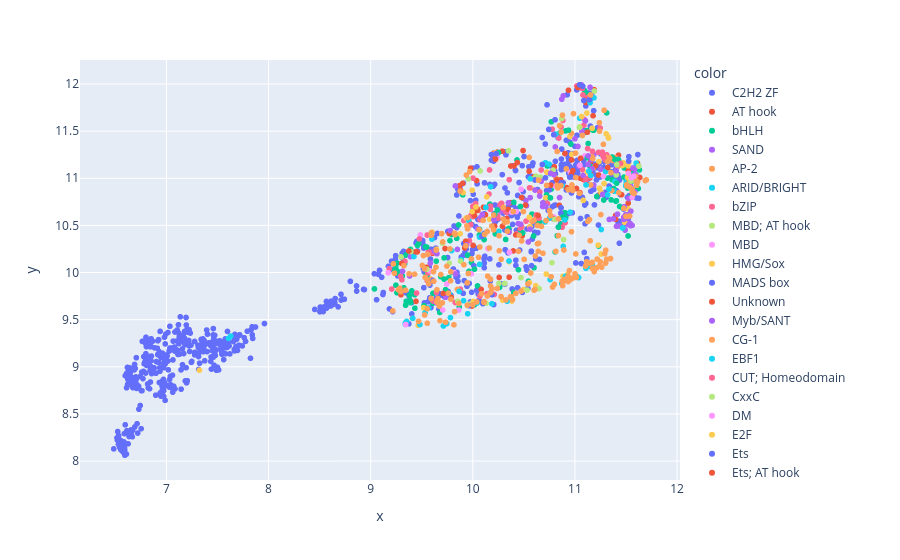
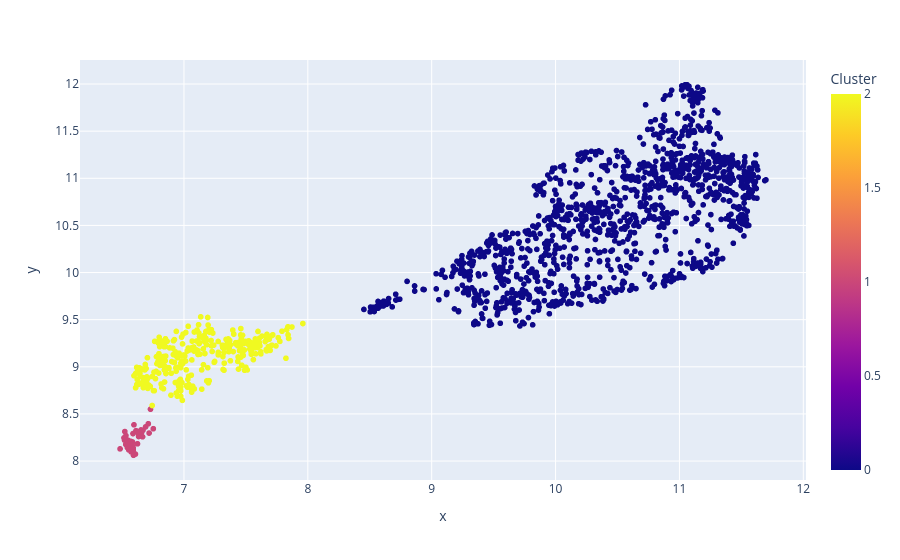

The notebook cell saved with these charts, in order:
### Markdown cell above
UMAP components - HDBSCAN clustering with resulting HyperParameters

### Code cell
import plotly.express as px
#hdbscan for two umap components 
#cluster the data using hdbscan
labels = hdbscan.HDBSCAN(
    min_samples=15,
    min_cluster_size=40,
    #metric='euclidean',
    #cluster_selection_epsilon=0.4,
    #cluster_selection_method='eom'
).fit_predict(umap_embeddings)
#visualize the results
clustered = (labels >= 0)
''''
plt.scatter(umap_embeddings[~clustered, 0],
            umap_embeddings[~clustered, 1],
            color=(0.5, 0.5, 0.5),
            s=1,
            alpha=0.5)


plt.scatter(umap_embeddings[clustered, 0],
            umap_embeddings[clustered, 1],
            #c=labels[clustered],
            c= family_label[clustered],
            s=1,
            #cmap='Spectral'
           );
plt.colorbar(scatter, label='label')
'''
fig = px.scatter(x=umap_embeddings[clustered, 0], y=umap_embeddings[clustered, 1], 
                    color=family_label[clustered],
                   size_max=2)
fig.update_layout(coloraxis_colorbar=dict(title='Family'))
fig.show()

fig = px.scatter(x=umap_embeddings[clustered, 0], y=umap_embeddings[clustered, 1], 
                    color=labels[clustered],
                   size_max=2)
fig.update_layout(coloraxis_colorbar=dict(title='Cluster'))
fig.show()

print(np.unique(labels))
num_noise_points = np.sum(labels == -1)

print(f"Number of Noise Points: {num_noise_points}")

### Figure 1 — Plotly figure (JSON) as saved in the notebook; plotly's stock layout.template omitted (floating-point values rounded to 4 significant figures; data arrays with more than 128 entries replaced by an {"elided": "..."} marker saying what was removed)
{"data": [{"hovertemplate": "color=C2H2 ZF<br>x=%{x}<br>y=%{y}<extra></extra>", "legendgroup": "C2H2 ZF", "marker": {"color": "#636efa", "symbol": "circle"}, "mode": "markers", "name": "C2H2 ZF", "showlegend": true, "type": "scattergl", "x": {"elided": "686 float values"}, "xaxis": "x", "y": {"elided": "686 float values"}, "yaxis": "y"}, {"hovertemplate": "color=AT hook<br>x=%{x}<br>y=%{y}<extra></extra>", "legendgroup": "AT hook", "marker": {"color": "#EF553B", "symbol": "circle"}, "mode": "markers", "name": "AT hook", "showlegend": true, "type": "scattergl", "x": [9.881, 9.869, 10.21, 10.04, 10.04, 10.29, 11.25, 9.606, 9.444, 11.11, 10.62, 9.901, 10.46, 10.4, 9.978, 10.21], "xaxis": "x", "y": [10.87, 10.92, 11.27, 10.68, 10.98, 11.29, 10.84, 10.2, 9.694, 11.8, 11.0, 10.95, 10.46, 11.13, 11.11, 10.49], "yaxis": "y"}, {"hovertemplate": "color=bHLH<br>x=%{x}<br>y=%{y}<extra></extra>", "legendgroup": "bHLH", "marker": {"color": "#00cc96", "symbol": "circle"}, "mode": "markers", "name": "bHLH", "showlegend": true, "type": "scattergl", "x": [11.63, 10.59, 9.387, 10.32, 9.037, 9.293, 9.342, 9.247, 10.4, 9.433, 10.58, 9.554, 11.31, 11.4, 9.609, 9.793, 9.765, 10.6, 9.285, 9.719, 10.96, 9.259, 9.987, 9.266, 9.237, 10.11, 10.9, 11.49, 11.36, 10.64, 9.345, 9.458, 11.18, 10.91, 10.17, 10.77, 9.962, 9.608, 10.07, 10.65, 9.733, 10.87, 10.22, 9.944, 10.45, 9.867, 9.347, 9.522, 11.17, 9.546, 10.55, 10.83, 9.677, 9.471, 11.56, 9.902, 10.43, 9.403, 10.72, 9.718, 10.85, 10.0, 11.07, 10.77, 10.02, 10.47, 11.09, 11.11, 10.91, 11.48, 11.48, 11.46, 11.38, 11.52, 9.243, 10.05, 9.949, 9.39, 9.26, 10.07, 9.842, 9.251, 10.73, 10.35, 9.31, 9.642, 9.793, 9.43, 11.12, 11.1, 11.11, 10.81, 11.23, 9.391, 9.776, 11.21, 10.24, 9.257, 11.28, 10.59, 11.46, 11.32, 9.379, 9.332, 9.325, 9.537, 10.26], "xaxis": "x", "y": [11.09, 10.39, 9.704, 10.35, 9.826, 10.01, 9.653, 9.866, 9.789, 9.622, 10.62, 9.957, 11.69, 10.76, 9.779, 10.4, 9.945, 10.05, 9.806, 10.16, 11.36, 10.1, 10.11, 9.994, 10.02, 10.35, 10.64, 11.01, 10.98, 10.52, 10.19, 10.29, 11.51, 10.58, 10.73, 11.6, 10.01, 9.675, 10.4, 10.54, 9.818, 10.51, 10.41, 10.33, 10.03, 9.634, 9.695, 9.648, 11.51, 9.977, 9.908, 10.39, 9.576, 10.31, 11.06, 10.82, 11.19, 9.805, 10.83, 9.93, 11.48, 10.67, 11.46, 10.89, 9.657, 10.44, 11.93, 11.9, 11.5, 11.11, 11.01, 10.69, 10.89, 10.39, 10.06, 9.858, 10.18, 10.24, 10.01, 10.46, 10.36, 10.02, 11.13, 10.47, 9.964, 10.12, 10.0, 9.764, 11.51, 11.49, 11.49, 10.22, 10.28, 9.681, 10.34, 10.81, 10.67, 9.786, 10.77, 10.53, 11.14, 11.0, 9.758, 10.09, 9.838, 10.27, 9.843], "yaxis": "y"}, {"hovertemplate": "color=SAND<br>x=%{x}<br>y=%{y}<extra></extra>", "legendgroup": "SAND", "marker": {"color": "#ab63fa", "symbol": "circle"}, "mode": "markers", "name": "SAND", "showlegend": true, "type": "scattergl", "x": [9.389, 10.89, 11.06, 9.734, 10.56, 10.52, 10.59, 10.85, 10.87], "xaxis": "x", "y": [10.17, 11.87, 11.99, 9.738, 10.79, 10.76, 10.54, 10.8, 11.84], "yaxis": "y"}, {"hovertemplate": "color=AP-2<br>x=%{x}<br>y=%{y}<extra></extra>", "legendgroup": "AP-2", "marker": {"color": "#FFA15A", "symbol": "circle"}, "mode": "markers", "name": "AP-2", "showlegend": true, "type": "scattergl", "x": [10.6, 10.56, 10.48, 10.58, 9.586], "xaxis": "x", "y": [10.56, 10.48, 10.49, 10.54, 9.93], "yaxis": "y"}, {"hovertemplate": "color=ARID/BRIGHT<br>x=%{x}<br>y=%{y}<extra></extra>", "legendgroup": "ARID/BRIGHT", "marker": {"color": "#19d3f3", "symbol": "circle"}, "mode": "markers", "name": "ARID/BRIGHT", "showlegend": true, "type": "scattergl", "x": [9.772, 10.71, 9.423, 9.887, 10.76, 10.75], "xaxis": "x", "y": [9.772, 11.17, 10.17, 10.13, 11.05, 11.15], "yaxis": "y"}, {"hovertemplate": "color=bZIP<br>x=%{x}<br>y=%{y}<extra></extra>", "legendgroup": "bZIP", "marker": {"color": "#FF6692", "symbol": "circle"}, "mode": "markers", "name": "bZIP", "showlegend": true, "type": "scattergl", "x": [11.07, 10.88, 10.17, 10.32, 9.336, 11.25, 10.16, 10.86, 10.73, 10.52, 10.65, 10.0, 9.643, 9.878, 9.449, 9.561, 11.08, 10.28, 10.36, 10.01, 9.983, 10.25, 11.07, 9.911, 11.31, 11.02, 9.305, 9.602, 10.62, 10.07, 9.571, 10.66, 10.47, 10.01, 11.09, 10.14, 9.554, 10.21, 10.07, 10.43, 9.565, 10.0, 10.03, 10.33, 11.13, 10.47, 9.967, 11.07, 9.293, 10.24, 9.554, 10.17, 9.61, 10.78], "xaxis": "x", "y": [11.95, 11.61, 10.67, 10.65, 10.12, 11.53, 10.83, 11.54, 10.73, 10.55, 10.58, 10.59, 9.789, 9.824, 9.782, 9.995, 11.49, 10.73, 10.99, 10.66, 10.61, 10.58, 11.95, 10.55, 11.25, 11.98, 9.923, 10.21, 10.61, 10.56, 10.21, 10.85, 10.47, 10.61, 11.56, 9.776, 9.914, 9.768, 9.749, 10.41, 10.22, 10.7, 10.73, 10.64, 11.0, 10.5, 10.34, 11.09, 9.961, 10.6, 10.4, 10.7, 9.698, 11.52], "yaxis": "y"}, {"hovertemplate": "color=MBD; AT hook<br>x=%{x}<br>y=%{y}<extra></extra>", "legendgroup": "MBD; AT hook", "marker": {"color": "#B6E880", "symbol": "circle"}, "mode": "markers", "name": "MBD; AT hook", "showlegend": true, "type": "scattergl", "x": [10.07, 9.703], "xaxis": "x", "y": [11.08, 10.31], "yaxis": "y"}, {"hovertemplate": "color=MBD<br>x=%{x}<br>y=%{y}<extra></extra>", "legendgroup": "MBD", "marker": {"color": "#FF97FF", "symbol": "circle"}, "mode": "markers", "name": "MBD", "showlegend": true, "type": "scattergl", "x": [10.24, 9.862, 10.43, 10.95, 9.58, 10.79, 10.81, 11.1], "xaxis": "x", "y": [11.23, 9.602, 10.65, 11.06, 10.02, 10.59, 10.91, 11.24], "yaxis": "y"}, {"hovertemplate": "color=HMG/Sox<br>x=%{x}<br>y=%{y}<extra></extra>", "legendgroup": "HMG/Sox", "marker": {"color": "#FECB52", "symbol": "circle"}, "mode": "markers", "name": "HMG/Sox", "showlegend": true, "type": "scattergl", "x": [10.57, 9.905, 11.41, 10.16, 9.644, 11.52, 10.38, 10.88, 10.0, 9.465, 10.95, 11.23, 10.93, 10.55, 9.519, 11.26, 10.29, 10.39, 10.72, 10.5, 11.05, 11.17, 10.72, 10.62, 11.29, 11.49, 10.35, 10.56, 10.72, 9.875], "xaxis": "x", "y": [10.9, 10.85, 11.03, 10.56, 10.25, 10.67, 9.698, 9.96, 9.694, 9.44, 11.44, 10.29, 9.979, 9.894, 9.628, 10.2, 9.707, 9.719, 11.06, 9.82, 11.54, 11.53, 9.984, 9.861, 10.94, 10.53, 10.12, 10.49, 10.79, 10.41], "yaxis": "y"}, {"hovertemplate": "color=MADS box<br>x=%{x}<br>y=%{y}<extra></extra>", "legendgroup": "MADS box", "marker": {"color": "#636efa", "symbol": "circle"}, "mode": "markers", "name": "MADS box", "showlegend": true, "type": "scattergl", "x": [10.87, 11.41, 9.609, 11.43, 10.84, 10.81], "xaxis": "x", "y": [11.31, 11.15, 9.917, 11.01, 11.43, 11.62], "yaxis": "y"}, {"hovertemplate": "color=Unknown<br>x=%{x}<br>y=%{y}<extra></extra>", "legendgroup": "Unknown", "marker": {"color": "#EF553B", "symbol": "circle"}, "mode": "markers", "name": "Unknown", "showlegend": true, "type": "scattergl", "x": [10.24, 10.1, 9.728, 11.15, 9.297, 10.29, 9.548, 9.769, 10.37, 11.08, 11.46, 10.4, 10.42, 11.06, 11.12, 10.05, 9.968, 10.19, 10.98, 10.64, 10.26, 10.48, 11.61, 11.43, 10.02, 10.44, 11.02, 11.4, 9.711, 9.455, 11.05, 10.02, 9.992, 10.36, 11.11, 10.12, 10.0, 9.921, 11.05, 9.441, 10.8, 9.789, 11.4, 9.304, 9.93, 10.22, 10.9, 11.11, 10.37, 10.49, 11.52, 10.92, 10.55, 10.79, 10.6, 11.15, 11.18, 10.48, 10.97, 10.85, 10.86, 11.19, 11.23, 11.03, 11.52, 10.08, 10.35, 10.33], "xaxis": "x", "y": [11.28, 10.69, 10.25, 11.0, 9.764, 10.69, 10.05, 10.41, 10.74, 10.99, 10.83, 10.23, 10.4, 11.21, 11.49, 10.66, 10.53, 11.25, 11.08, 10.61, 9.948, 10.8, 11.16, 11.25, 10.6, 11.17, 10.89, 10.56, 9.779, 10.22, 11.0, 10.65, 9.645, 9.951, 10.94, 10.61, 10.29, 10.26, 10.85, 10.22, 11.12, 9.736, 10.61, 10.1, 10.33, 11.2, 11.26, 11.84, 11.13, 11.29, 10.74, 10.9, 11.07, 10.57, 11.02, 11.17, 11.66, 10.39, 11.04, 10.71, 10.98, 11.94, 11.03, 11.96, 11.08, 9.821, 10.67, 10.57], "yaxis": "y"}, {"hovertemplate": "color=Myb/SANT<br>x=%{x}<br>y=%{y}<extra></extra>", "legendgroup": "Myb/SANT", "marker": {"color": "#ab63fa", "symbol": "circle"}, "mode": "markers", "name": "Myb/SANT", "showlegend": true, "type": "scattergl", "x": [10.25, 11.07, 10.09, 11.0, 11.03, 10.81, 9.312, 11.04, 9.829, 11.19, 10.65, 10.21, 10.61, 10.69], "xaxis": "x", "y": [10.68, 11.5, 10.62, 11.42, 11.34, 11.33, 10.01, 11.13, 10.92, 11.25, 10.81, 10.56, 10.88, 10.7], "yaxis": "y"}, {"hovertemplate": "color=CG-1<br>x=%{x}<br>y=%{y}<extra></extra>", "legendgroup": "CG-1", "marker": {"color": "#FFA15A", "symbol": "circle"}, "mode": "markers", "name": "CG-1", "showlegend": true, "type": "scattergl", "x": [10.55, 9.876], "xaxis": "x", "y": [11.22, 10.86], "yaxis": "y"}, {"hovertemplate": "color=EBF1<br>x=%{x}<br>y=%{y}<extra></extra>", "legendgroup": "EBF1", "marker": {"color": "#19d3f3", "symbol": "circle"}, "mode": "markers", "name": "EBF1", "showlegend": true, "type": "scattergl", "x": [11.6, 11.6, 11.6, 10.71], "xaxis": "x", "y": [11.14, 11.16, 11.15, 10.54], "yaxis": "y"}, {"hovertemplate": "color=CUT; Homeodomain<br>x=%{x}<br>y=%{y}<extra></extra>", "legendgroup": "CUT; Homeodomain", "marker": {"color": "#FF6692", "symbol": "circle"}, "mode": "markers", "name": "CUT; Homeodomain", "showlegend": true, "type": "scattergl", "x": [10.16, 10.0, 10.9, 10.87, 9.828, 11.09, 10.84], "xaxis": "x", "y": [11.09, 11.0, 10.53, 10.48, 9.682, 11.62, 11.43], "yaxis": "y"}, {"hovertemplate": "color=CxxC<br>x=%{x}<br>y=%{y}<extra></extra>", "legendgroup": "CxxC", "marker": {"color": "#B6E880", "symbol": "circle"}, "mode": "markers", "name": "CxxC", "showlegend": true, "type": "scattergl", "x": [9.88, 10.47, 10.66, 9.297, 10.35, 9.956, 10.66, 10.62], "xaxis": "x", "y": [10.12, 9.946, 11.01, 10.17, 11.29, 10.99, 11.01, 11.02], "yaxis": "y"}, {"hovertemplate": "color=DM<br>x=%{x}<br>y=%{y}<extra></extra>", "legendgroup": "DM", "marker": {"color": "#FF97FF", "symbol": "circle"}, "mode": "markers", "name": "DM", "showlegend": true, "type": "scattergl", "x": [11.15, 10.15, 10.47, 9.986, 9.819, 9.487, 9.706], "xaxis": "x", "y": [10.1, 10.25, 10.88, 9.987, 10.0, 10.4, 9.603], "yaxis": "y"}, {"hovertemplate": "color=E2F<br>x=%{x}<br>y=%{y}<extra></extra>", "legendgroup": "E2F", "marker": {"color": "#FECB52", "symbol": "circle"}, "mode": "markers", "name": "E2F", "showlegend": true, "type": "scattergl", "x": [9.935, 10.03, 9.994, 10.14, 11.23, 10.55, 10.57, 10.97, 11.33, 11.33, 11.31], "xaxis": "x", "y": [10.58, 10.7, 10.65, 10.8, 11.18, 10.59, 10.99, 11.25, 11.44, 11.43, 11.47], "yaxis": "y"}, {"hovertemplate": "color=Ets<br>x=%{x}<br>y=%{y}<extra></extra>", "legendgroup": "Ets", "marker": {"color": "#636efa", "symbol": "circle"}, "mode": "markers", "name": "Ets", "showlegend": true, "type": "scattergl", "x": [11.22, 11.08, 11.04, 10.74, 11.17, 9.864, 10.61, 10.87, 10.01, 11.63, 11.16, 11.28, 11.43, 9.625, 10.86, 9.817, 11.06, 11.12, 11.1, 10.75, 10.2, 11.6, 11.27, 10.96, 11.01, 10.53, 11.49], "xaxis": "x", "y": [11.11, 11.98, 11.99, 11.52, 11.08, 10.6, 10.98, 11.11, 10.07, 10.79, 11.06, 11.12, 10.31, 10.37, 10.63, 10.49, 10.1, 10.15, 10.72, 10.88, 9.66, 10.79, 11.27, 11.01, 10.1, 10.03, 10.45], "yaxis": "y"}, {"hovertemplate": "color=Ets; AT hook<br>x=%{x}<br>y=%{y}<extra></extra>", "legendgroup": "Ets; AT hook", "marker": {"color": "#EF553B", "symbol": "circle"}, "mode": "markers", "name": "Ets; AT hook", "showlegend": true, "type": "scattergl", "x": [11.15], "xaxis": "x", "y": [11.04], "yaxis": "y"}, {"hovertemplate": "color=T-box<br>x=%{x}<br>y=%{y}<extra></extra>", "legendgroup": "T-box", "marker": {"color": "#00cc96", "symbol": "circle"}, "mode": "markers", "name": "T-box", "showlegend": true, "type": "scattergl", "x": [11.02, 11.44, 10.84, 10.76, 11.52, 11.35, 11.55, 9.686, 11.62, 11.01, 11.58, 10.88, 11.41, 11.54, 10.02, 10.25, 11.58], "xaxis": "x", "y": [9.954, 10.7, 10.48, 10.79, 10.9, 10.77, 10.96, 9.956, 10.89, 9.953, 10.87, 10.59, 10.76, 10.8, 10.04, 11.27, 10.86], "yaxis": "y"}, {"hovertemplate": "color=Nuclear receptor<br>x=%{x}<br>y=%{y}<extra></extra>", "legendgroup": "Nuclear receptor", "marker": {"color": "#ab63fa", "symbol": "circle"}, "mode": "markers", "name": "Nuclear receptor", "showlegend": true, "type": "scattergl", "x": [9.649, 11.49, 11.53, 11.54, 11.58, 11.48, 11.53, 11.51, 11.55, 10.36, 11.49, 11.59, 11.57, 11.18, 10.45, 9.625, 11.59, 10.53, 11.56, 11.55, 11.42, 11.53, 10.05, 11.5, 11.48, 11.41, 11.59, 11.57, 11.5, 9.585, 11.51, 11.51, 10.54, 11.54, 10.47, 11.38, 11.34, 10.68, 10.69, 11.3, 10.27, 11.44, 11.48, 10.56, 11.18], "xaxis": "x", "y": [10.2, 10.46, 10.51, 10.52, 11.1, 10.56, 10.79, 11.01, 10.91, 10.43, 10.58, 11.04, 11.11, 10.93, 10.52, 10.23, 10.86, 10.71, 10.5, 10.65, 10.62, 10.79, 10.46, 10.61, 10.7, 10.49, 10.98, 11.0, 10.6, 10.1, 10.58, 10.61, 10.32, 10.5, 10.51, 10.57, 10.56, 10.7, 10.74, 11.08, 10.65, 10.49, 10.59, 10.46, 10.93], "yaxis": "y"}, {"hovertemplate": "color=BED ZF<br>x=%{x}<br>y=%{y}<extra></extra>", "legendgroup": "BED ZF", "marker": {"color": "#FFA15A", "symbol": "circle"}, "mode": "markers", "name": "BED ZF", "showlegend": true, "type": "scattergl", "x": [11.39, 11.17, 10.81, 11.18, 9.222, 9.233, 11.15, 11.37, 11.3, 9.409], "xaxis": "x", "y": [11.22, 11.23, 11.0, 11.11, 10.09, 9.994, 10.93, 11.19, 11.22, 9.514], "yaxis": "y"}, {"hovertemplate": "color=Forkhead<br>x=%{x}<br>y=%{y}<extra></extra>", "legendgroup": "Forkhead", "marker": {"color": "#19d3f3", "symbol": "circle"}, "mode": "markers", "name": "Forkhead", "showlegend": true, "type": "scattergl", "x": [11.17, 11.13, 11.04, 11.26, 10.87, 10.95, 9.712, 9.745, 9.95, 10.19, 10.91, 10.89, 9.599, 11.47, 9.793, 11.39, 9.91, 10.34, 10.17, 10.07, 10.95, 10.9, 10.75, 11.5, 11.39, 10.13, 9.781, 11.15, 11.19, 9.961, 11.05, 10.26, 11.15, 10.07, 9.341, 10.35, 9.412, 9.482, 9.349, 9.352, 9.341, 9.568, 11.11, 10.04, 10.76, 11.43, 10.56, 10.81, 9.532], "xaxis": "x", "y": [10.09, 10.07, 9.947, 10.46, 9.884, 9.925, 9.433, 9.458, 9.563, 9.669, 9.96, 10.28, 10.35, 10.47, 10.23, 10.86, 9.702, 9.695, 10.91, 10.38, 10.64, 10.56, 10.58, 10.96, 10.97, 10.69, 9.522, 11.8, 11.85, 10.55, 11.64, 10.44, 11.1, 10.09, 9.448, 10.12, 9.514, 9.448, 9.475, 9.481, 9.467, 9.624, 10.05, 9.677, 9.925, 11.2, 10.99, 11.47, 9.573], "yaxis": "y"}, {"hovertemplate": "color=FLYWCH<br>x=%{x}<br>y=%{y}<extra></extra>", "legendgroup": "FLYWCH", "marker": {"color": "#FF6692", "symbol": "circle"}, "mode": "markers", "name": "FLYWCH", "showlegend": true, "type": "scattergl", "x": [9.182], "xaxis": "x", "y": [10.04], "yaxis": "y"}, {"hovertemplate": "color=GATA<br>x=%{x}<br>y=%{y}<extra></extra>", "legendgroup": "GATA", "marker": {"color": "#B6E880", "symbol": "circle"}, "mode": "markers", "name": "GATA", "showlegend": true, "type": "scattergl", "x": [10.31, 10.77, 10.89, 10.65, 10.26, 10.53, 10.87, 11.04, 10.79, 9.393], "xaxis": "x", "y": [9.883, 10.1, 10.35, 9.83, 9.884, 9.814, 11.63, 11.54, 11.09, 10.22], "yaxis": "y"}, {"hovertemplate": "color=GCM<br>x=%{x}<br>y=%{y}<extra></extra>", "legendgroup": "GCM", "marker": {"color": "#FF97FF", "symbol": "circle"}, "mode": "markers", "name": "GCM", "showlegend": true, "type": "scattergl", "x": [11.28, 11.56], "xaxis": "x", "y": [11.02, 10.8], "yaxis": "y"}, {"hovertemplate": "color=Grainyhead<br>x=%{x}<br>y=%{y}<extra></extra>", "legendgroup": "Grainyhead", "marker": {"color": "#FECB52", "symbol": "circle"}, "mode": "markers", "name": "Grainyhead", "showlegend": true, "type": "scattergl", "x": [11.45, 11.47, 11.26, 11.52, 11.53, 11.47], "xaxis": "x", "y": [11.15, 11.14, 10.85, 11.13, 11.17, 11.16], "yaxis": "y"}, {"hovertemplate": "color=GTF2I-like<br>x=%{x}<br>y=%{y}<extra></extra>", "legendgroup": "GTF2I-like", "marker": {"color": "#636efa", "symbol": "circle"}, "mode": "markers", "name": "GTF2I-like", "showlegend": true, "type": "scattergl", "x": [11.04, 11.41, 11.41, 11.41], "xaxis": "x", "y": [10.8, 11.16, 11.16, 11.19], "yaxis": "y"}, {"hovertemplate": "color=HSF<br>x=%{x}<br>y=%{y}<extra></extra>", "legendgroup": "HSF", "marker": {"color": "#EF553B", "symbol": "circle"}, "mode": "markers", "name": "HSF", "showlegend": true, "type": "scattergl", "x": [10.36, 11.2, 9.374, 10.97, 10.52, 11.63], "xaxis": "x", "y": [10.74, 11.13, 10.23, 11.19, 10.72, 11.01], "yaxis": "y"}, {"hovertemplate": "color=IRF<br>x=%{x}<br>y=%{y}<extra></extra>", "legendgroup": "IRF", "marker": {"color": "#00cc96", "symbol": "circle"}, "mode": "markers", "name": "IRF", "showlegend": true, "type": "scattergl", "x": [11.12, 11.13, 9.861, 10.95, 10.24, 11.14, 9.549, 10.47, 10.21], "xaxis": "x", "y": [11.22, 11.37, 10.51, 10.88, 10.66, 11.13, 10.27, 10.7, 10.62], "yaxis": "y"}, {"hovertemplate": "color=CENPB<br>x=%{x}<br>y=%{y}<extra></extra>", "legendgroup": "CENPB", "marker": {"color": "#ab63fa", "symbol": "circle"}, "mode": "markers", "name": "CENPB", "showlegend": true, "type": "scattergl", "x": [11.13, 10.08, 11.08, 11.13, 9.78, 11.25, 9.381, 11.16, 11.17, 9.642], "xaxis": "x", "y": [11.24, 10.59, 11.03, 11.15, 10.45, 11.09, 9.964, 11.2, 11.1, 9.678], "yaxis": "y"}, {"hovertemplate": "color=CxxC; AT hook<br>x=%{x}<br>y=%{y}<extra></extra>", "legendgroup": "CxxC; AT hook", "marker": {"color": "#FFA15A", "symbol": "circle"}, "mode": "markers", "name": "CxxC; AT hook", "showlegend": true, "type": "scattergl", "x": [10.22, 9.937], "xaxis": "x", "y": [11.27, 11.03], "yaxis": "y"}, {"hovertemplate": "color=Pipsqueak<br>x=%{x}<br>y=%{y}<extra></extra>", "legendgroup": "Pipsqueak", "marker": {"color": "#19d3f3", "symbol": "circle"}, "mode": "markers", "name": "Pipsqueak", "showlegend": true, "type": "scattergl", "x": [11.3, 10.88], "xaxis": "x", "y": [11.07, 10.92], "yaxis": "y"}, {"hovertemplate": "color=TCR/CxC<br>x=%{x}<br>y=%{y}<extra></extra>", "legendgroup": "TCR/CxC", "marker": {"color": "#FF6692", "symbol": "circle"}, "mode": "markers", "name": "TCR/CxC", "showlegend": true, "type": "scattergl", "x": [11.08], "xaxis": "x", "y": [11.88], "yaxis": "y"}, {"hovertemplate": "color=CSD<br>x=%{x}<br>y=%{y}<extra></extra>", "legendgroup": "CSD", "marker": {"color": "#B6E880", "symbol": "circle"}, "mode": "markers", "name": "CSD", "showlegend": true, "type": "scattergl", "x": [9.769, 9.55, 10.13, 9.853, 9.965], "xaxis": "x", "y": [10.1, 10.04, 9.675, 9.695, 9.664], "yaxis": "y"}, {"hovertemplate": "color=MBD; CxxC ZF<br>x=%{x}<br>y=%{y}<extra></extra>", "legendgroup": "MBD; CxxC ZF", "marker": {"color": "#FF97FF", "symbol": "circle"}, "mode": "markers", "name": "MBD; CxxC ZF", "showlegend": true, "type": "scattergl", "x": [9.172], "xaxis": "x", "y": [9.998], "yaxis": "y"}, {"hovertemplate": "color=CCCH ZF<br>x=%{x}<br>y=%{y}<extra></extra>", "legendgroup": "CCCH ZF", "marker": {"color": "#FECB52", "symbol": "circle"}, "mode": "markers", "name": "CCCH ZF", "showlegend": true, "type": "scattergl", "x": [11.12, 7.323, 9.529], "xaxis": "x", "y": [11.69, 8.964, 10.04], "yaxis": "y"}, {"hovertemplate": "color=Ndt80/PhoG<br>x=%{x}<br>y=%{y}<extra></extra>", "legendgroup": "Ndt80/PhoG", "marker": {"color": "#636efa", "symbol": "circle"}, "mode": "markers", "name": "Ndt80/PhoG", "showlegend": true, "type": "scattergl", "x": [11.53, 10.68], "xaxis": "x", "y": [11.18, 11.15], "yaxis": "y"}, {"hovertemplate": "color=MADF<br>x=%{x}<br>y=%{y}<extra></extra>", "legendgroup": "MADF", "marker": {"color": "#EF553B", "symbol": "circle"}, "mode": "markers", "name": "MADF", "showlegend": true, "type": "scattergl", "x": [10.29, 10.76, 10.94], "xaxis": "x", "y": [10.49, 10.93, 11.93], "yaxis": "y"}, {"hovertemplate": "color=mTERF<br>x=%{x}<br>y=%{y}<extra></extra>", "legendgroup": "mTERF", "marker": {"color": "#00cc96", "symbol": "circle"}, "mode": "markers", "name": "mTERF", "showlegend": true, "type": "scattergl", "x": [11.36, 11.39, 11.43, 10.49], "xaxis": "x", "y": [11.23, 11.2, 11.19, 10.42], "yaxis": "y"}, {"hovertemplate": "color=Rel<br>x=%{x}<br>y=%{y}<extra></extra>", "legendgroup": "Rel", "marker": {"color": "#ab63fa", "symbol": "circle"}, "mode": "markers", "name": "Rel", "showlegend": true, "type": "scattergl", "x": [10.67, 10.79, 10.76, 9.832, 11.1, 11.27, 9.849, 11.6, 9.939, 10.71], "xaxis": "x", "y": [10.97, 11.04, 11.05, 9.985, 11.61, 10.83, 10.25, 11.04, 10.29, 10.7], "yaxis": "y"}, {"hovertemplate": "color=SMAD<br>x=%{x}<br>y=%{y}<extra></extra>", "legendgroup": "SMAD", "marker": {"color": "#FFA15A", "symbol": "circle"}, "mode": "markers", "name": "SMAD", "showlegend": true, "type": "scattergl", "x": [10.83, 11.36, 10.72, 10.83, 11.56, 11.42, 11.35, 11.59, 11.53], "xaxis": "x", "y": [10.93, 10.87, 10.92, 10.9, 11.01, 11.12, 11.06, 11.02, 10.98], "yaxis": "y"}, {"hovertemplate": "color=NFX<br>x=%{x}<br>y=%{y}<extra></extra>", "legendgroup": "NFX", "marker": {"color": "#19d3f3", "symbol": "circle"}, "mode": "markers", "name": "NFX", "showlegend": true, "type": "scattergl", "x": [7.63, 7.608], "xaxis": "x", "y": [9.326, 9.302], "yaxis": "y"}, {"hovertemplate": "color=THAP finger<br>x=%{x}<br>y=%{y}<extra></extra>", "legendgroup": "THAP finger", "marker": {"color": "#FF6692", "symbol": "circle"}, "mode": "markers", "name": "THAP finger", "showlegend": true, "type": "scattergl", "x": [11.33, 10.27, 11.13, 10.3, 11.1, 9.979, 10.67, 11.12, 11.15, 9.206, 9.477, 11.45], "xaxis": "x", "y": [11.2, 10.72, 11.86, 10.68, 10.98, 10.51, 11.09, 11.32, 11.02, 9.825, 10.36, 11.16], "yaxis": "y"}, {"hovertemplate": "color=p53<br>x=%{x}<br>y=%{y}<extra></extra>", "legendgroup": "p53", "marker": {"color": "#B6E880", "symbol": "circle"}, "mode": "markers", "name": "p53", "showlegend": true, "type": "scattergl", "x": [11.63, 11.4, 10.8], "xaxis": "x", "y": [11.13, 11.04, 10.56], "yaxis": "y"}, {"hovertemplate": "color=C2H2 ZF; AT hook<br>x=%{x}<br>y=%{y}<extra></extra>", "legendgroup": "C2H2 ZF; AT hook", "marker": {"color": "#FF97FF", "symbol": "circle"}, "mode": "markers", "name": "C2H2 ZF; AT hook", "showlegend": true, "type": "scattergl", "x": [10.36, 11.05, 9.343, 9.745], "xaxis": "x", "y": [10.21, 11.14, 9.448, 9.878], "yaxis": "y"}, {"hovertemplate": "color=Homeodomain; Paired box<br>x=%{x}<br>y=%{y}<extra></extra>", "legendgroup": "Homeodomain; Paired box", "marker": {"color": "#FECB52", "symbol": "circle"}, "mode": "markers", "name": "Homeodomain; Paired box", "showlegend": true, "type": "scattergl", "x": [11.24, 9.601, 11.51, 11.08, 11.12], "xaxis": "x", "y": [10.89, 10.43, 11.01, 10.77, 11.07], "yaxis": "y"}, {"hovertemplate": "color=Homeodomain; POU<br>x=%{x}<br>y=%{y}<extra></extra>", "legendgroup": "Homeodomain; POU", "marker": {"color": "#636efa", "symbol": "circle"}, "mode": "markers", "name": "Homeodomain; POU", "showlegend": true, "type": "scattergl", "x": [11.09, 10.79, 11.29, 9.962, 10.58, 10.86, 10.09, 9.653, 11.14, 10.97, 10.17, 10.1, 10.19, 10.11, 10.59], "xaxis": "x", "y": [11.83, 11.46, 11.17, 9.648, 10.07, 10.69, 10.39, 10.41, 11.84, 10.85, 9.91, 9.67, 9.765, 10.42, 11.16], "yaxis": "y"}, {"hovertemplate": "color=Brinker<br>x=%{x}<br>y=%{y}<extra></extra>", "legendgroup": "Brinker", "marker": {"color": "#EF553B", "symbol": "circle"}, "mode": "markers", "name": "Brinker", "showlegend": true, "type": "scattergl", "x": [10.82], "xaxis": "x", "y": [10.98], "yaxis": "y"}, {"hovertemplate": "color=Prospero<br>x=%{x}<br>y=%{y}<extra></extra>", "legendgroup": "Prospero", "marker": {"color": "#00cc96", "symbol": "circle"}, "mode": "markers", "name": "Prospero", "showlegend": true, "type": "scattergl", "x": [11.41, 10.4], "xaxis": "x", "y": [10.95, 10.74], "yaxis": "y"}, {"hovertemplate": "color=CSL<br>x=%{x}<br>y=%{y}<extra></extra>", "legendgroup": "CSL", "marker": {"color": "#ab63fa", "symbol": "circle"}, "mode": "markers", "name": "CSL", "showlegend": true, "type": "scattergl", "x": [10.35, 11.4], "xaxis": "x", "y": [10.74, 11.08], "yaxis": "y"}, {"hovertemplate": "color=RFX<br>x=%{x}<br>y=%{y}<extra></extra>", "legendgroup": "RFX", "marker": {"color": "#FFA15A", "symbol": "circle"}, "mode": "markers", "name": "RFX", "showlegend": true, "type": "scattergl", "x": [10.99, 11.17, 11.29, 11.58, 9.505, 11.6, 10.97, 11.54], "xaxis": "x", "y": [11.69, 11.21, 11.72, 10.84, 10.08, 10.97, 11.48, 10.6], "yaxis": "y"}, {"hovertemplate": "color=Runt<br>x=%{x}<br>y=%{y}<extra></extra>", "legendgroup": "Runt", "marker": {"color": "#19d3f3", "symbol": "circle"}, "mode": "markers", "name": "Runt", "showlegend": true, "type": "scattergl", "x": [11.32, 11.5, 11.33], "xaxis": "x", "y": [10.82, 10.92, 10.89], "yaxis": "y"}, {"hovertemplate": "color=STAT<br>x=%{x}<br>y=%{y}<extra></extra>", "legendgroup": "STAT", "marker": {"color": "#FF6692", "symbol": "circle"}, "mode": "markers", "name": "STAT", "showlegend": true, "type": "scattergl", "x": [11.23, 11.27, 11.27, 11.17, 11.28, 11.3, 10.56], "xaxis": "x", "y": [11.28, 11.28, 11.24, 11.29, 11.22, 11.19, 10.9], "yaxis": "y"}, {"hovertemplate": "color=TBP<br>x=%{x}<br>y=%{y}<extra></extra>", "legendgroup": "TBP", "marker": {"color": "#B6E880", "symbol": "circle"}, "mode": "markers", "name": "TBP", "showlegend": true, "type": "scattergl", "x": [11.19, 11.41, 11.55], "xaxis": "x", "y": [11.93, 11.15, 10.97], "yaxis": "y"}, {"hovertemplate": "color=TEA<br>x=%{x}<br>y=%{y}<extra></extra>", "legendgroup": "TEA", "marker": {"color": "#FF97FF", "symbol": "circle"}, "mode": "markers", "name": "TEA", "showlegend": true, "type": "scattergl", "x": [11.52, 10.38, 11.58, 11.55], "xaxis": "x", "y": [11.05, 10.64, 11.02, 11.01], "yaxis": "y"}, {"hovertemplate": "color=C2H2 ZF; Myb/SANT<br>x=%{x}<br>y=%{y}<extra></extra>", "legendgroup": "C2H2 ZF; Myb/SANT", "marker": {"color": "#FECB52", "symbol": "circle"}, "mode": "markers", "name": "C2H2 ZF; Myb/SANT", "showlegend": true, "type": "scattergl", "x": [11.07, 9.994], "xaxis": "x", "y": [11.66, 10.87], "yaxis": "y"}, {"hovertemplate": "color=C2H2 ZF; Homeodomain<br>x=%{x}<br>y=%{y}<extra></extra>", "legendgroup": "C2H2 ZF; Homeodomain", "marker": {"color": "#636efa", "symbol": "circle"}, "mode": "markers", "name": "C2H2 ZF; Homeodomain", "showlegend": true, "type": "scattergl", "x": [10.71, 10.87, 10.18, 10.23], "xaxis": "x", "y": [11.0, 10.95, 11.25, 11.26], "yaxis": "y"}, {"hovertemplate": "color=C2H2 ZF; BED ZF<br>x=%{x}<br>y=%{y}<extra></extra>", "legendgroup": "C2H2 ZF; BED ZF", "marker": {"color": "#EF553B", "symbol": "circle"}, "mode": "markers", "name": "C2H2 ZF; BED ZF", "showlegend": true, "type": "scattergl", "x": [11.32], "xaxis": "x", "y": [11.11], "yaxis": "y"}, {"hovertemplate": "color=ARID/BRIGHT; RFX<br>x=%{x}<br>y=%{y}<extra></extra>", "legendgroup": "ARID/BRIGHT; RFX", "marker": {"color": "#00cc96", "symbol": "circle"}, "mode": "markers", "name": "ARID/BRIGHT; RFX", "showlegend": true, "type": "scattergl", "x": [10.94], "xaxis": "x", "y": [11.51], "yaxis": "y"}, {"hovertemplate": "color=CBF/NF-Y<br>x=%{x}<br>y=%{y}<extra></extra>", "legendgroup": "CBF/NF-Y", "marker": {"color": "#ab63fa", "symbol": "circle"}, "mode": "markers", "name": "CBF/NF-Y", "showlegend": true, "type": "scattergl", "x": [11.15], "xaxis": "x", "y": [11.97], "yaxis": "y"}, {"hovertemplate": "color=Homeodomain<br>x=%{x}<br>y=%{y}<extra></extra>", "legendgroup": "Homeodomain", "marker": {"color": "#FFA15A", "symbol": "circle"}, "mode": "markers", "name": "Homeodomain", "showlegend": true, "type": "scattergl", "x": {"elided": "193 float values"}, "xaxis": "x", "y": {"elided": "193 float values"}, "yaxis": "y"}, {"hovertemplate": "color=Paired box<br>x=%{x}<br>y=%{y}<extra></extra>", "legendgroup": "Paired box", "marker": {"color": "#19d3f3", "symbol": "circle"}, "mode": "markers", "name": "Paired box", "showlegend": true, "type": "scattergl", "x": [9.866, 11.15, 11.11, 11.14], "xaxis": "x", "y": [9.8, 11.03, 10.93, 11.08], "yaxis": "y"}], "layout": {"coloraxis": {"colorbar": {"title": {"text": "Family"}}}, "legend": {"title": {"text": "color"}, "tracegroupgap": 0}, "margin": {"t": 60}, "xaxis": {"anchor": "y", "domain": [0, 1], "title": {"text": "x"}}, "yaxis": {"anchor": "x", "domain": [0, 1], "title": {"text": "y"}}}}

### Figure 2 — Plotly figure (JSON) as saved in the notebook; plotly's stock layout.template omitted (floating-point values rounded to 4 significant figures; data arrays with more than 128 entries replaced by an {"elided": "..."} marker saying what was removed)
{"data": [{"hovertemplate": "x=%{x}<br>y=%{y}<br>color=%{marker.color}<extra></extra>", "legendgroup": "", "marker": {"color": {"elided": "1591 int values"}, "coloraxis": "coloraxis", "symbol": "circle"}, "mode": "markers", "name": "", "showlegend": false, "type": "scattergl", "x": {"elided": "1591 float values"}, "xaxis": "x", "y": {"elided": "1591 float values"}, "yaxis": "y"}], "layout": {"coloraxis": {"colorbar": {"title": {"text": "Cluster"}}, "colorscale": [[0, "#0d0887"], [0.1111, "#46039f"], [0.2222, "#7201a8"], [0.3333, "#9c179e"], [0.4444, "#bd3786"], [0.5556, "#d8576b"], [0.6667, "#ed7953"], [0.7778, "#fb9f3a"], [0.8889, "#fdca26"], [1, "#f0f921"]]}, "legend": {"tracegroupgap": 0}, "margin": {"t": 60}, "xaxis": {"anchor": "y", "domain": [0, 1], "title": {"text": "x"}}, "yaxis": {"anchor": "x", "domain": [0, 1], "title": {"text": "y"}}}}
